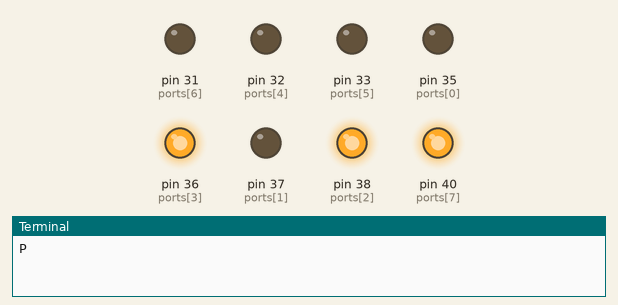
Bench run of a program on a simulated Raspberry Pi (header pin numbers). Parts: output pins drawn as LEDs (lit = HIGH), the last lines printed to the terminal. At 5.0 s the program stops and its outputs stay as they are.

Above: at 0.1 s.
At 1.1 s:
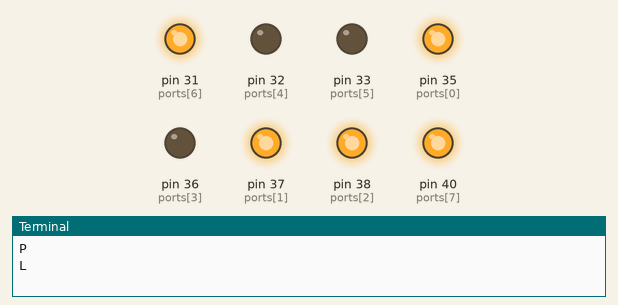
At 2.1 s:
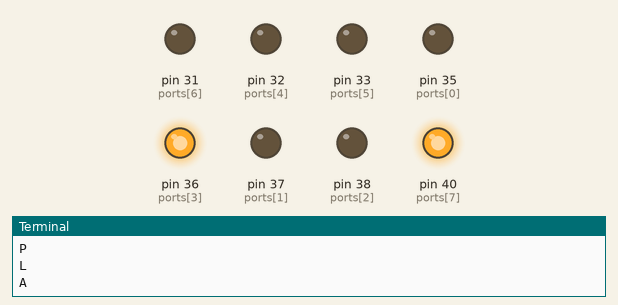
At 3.1 s:
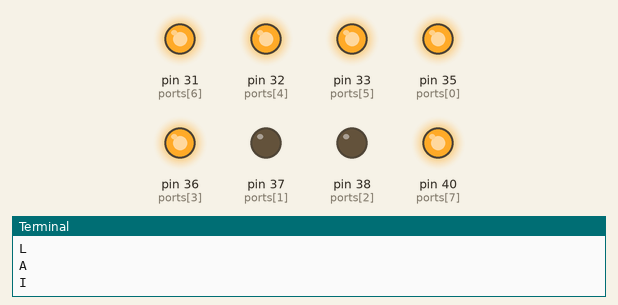
At 4.1 s:
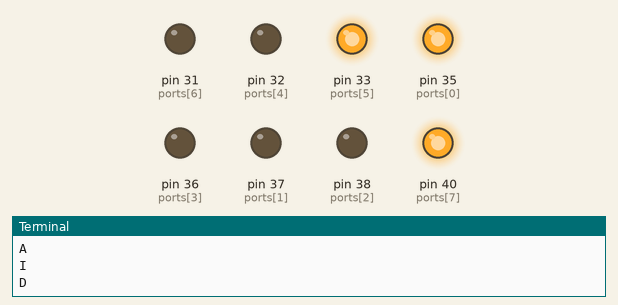
At 5.1 s:
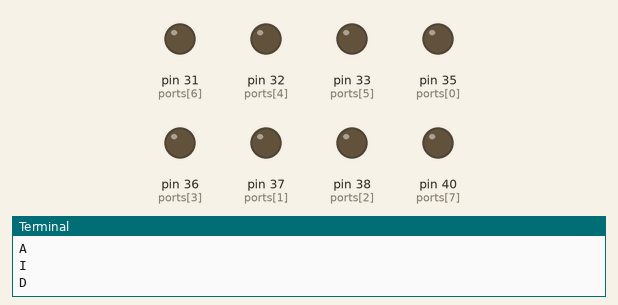
Timing chart, 0 to 6.5 s (numbered marks = the images above):
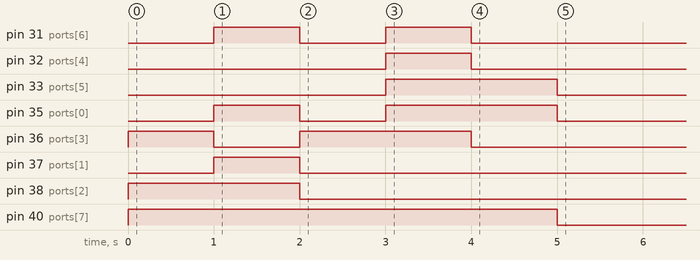

The program:

7segments_PLAID.py
```python
import RPi.GPIO as GPIO
from time import sleep

GPIO.setmode(GPIO.BOARD)
ports = [
  #a, b, c, d, e, f, g,DP
  35,37,38,36,32,33,31,40
]
GPIO.setup(ports, GPIO.OUT)

chars = {
       #a,b,c,d,e,f,g,p
  "P": [1,1,0,0,1,1,1,0],
  "L": [0,0,0,1,1,1,0,0],
  "A": [1,1,1,0,1,1,1,0],
  "I": [0,1,1,0,0,0,0,0],
  "D": [0,1,1,1,1,0,1,0],
}

def show_char(char, dot = False):
  ns = chars[char]
  for i, n in enumerate(ns):
    n = 1 if n == 0 else 0
    GPIO.output(ports[i], n)
  v = GPIO.LOW if dot else GPIO.HIGH
  GPIO.output(ports[7], v)

try:
  plaid = ["P","L","A","I","D"]
  for char in plaid:
    print(char)
    show_char(char, False)
    sleep(1)

except KeyboardInterrupt:
  pass

GPIO.cleanup()
```

Measured:
- by itself, pin 31 (ports[6]): alternates HIGH for 1.0 s and LOW for 1.0 s, 4 changes in all, then stays LOW
- by itself, pin 32 (ports[4]): LOW → HIGH at 3.0 s, → LOW 1.0 s later
- by itself, pin 33 (ports[5]): LOW → HIGH at 3.0 s, → LOW 2.0 s later
- by itself, pin 35 (ports[0]): LOW → HIGH at 1.0 s, → LOW 1.0 s later, → HIGH 1.0 s later, → LOW 2.0 s later
- by itself, pin 36 (ports[3]): LOW → HIGH at 0.00 s, → LOW 1.0 s later, → HIGH 1.0 s later, → LOW 2.0 s later
- by itself, pin 37 (ports[1]): LOW → HIGH at 1.0 s, → LOW 1.0 s later
- by itself, pin 38 (ports[2]): LOW → HIGH at 0.00 s, → LOW 2.0 s later
- by itself, pin 40 (ports[7]): LOW → HIGH at 0.00 s, → LOW 5.0 s later
